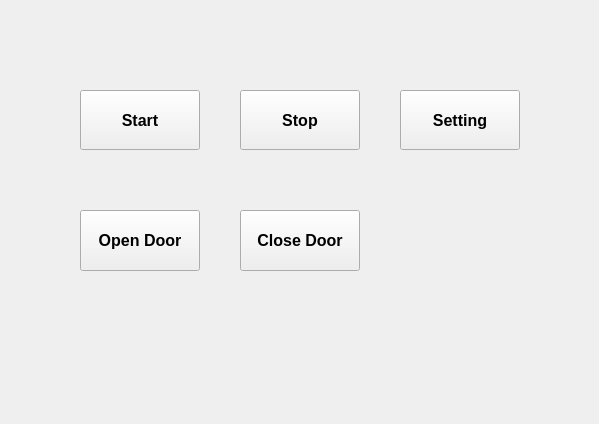
<?xml version="1.0" encoding="UTF-8"?>
<ui version="4.0">
 <class>NumericalControlClass</class>
 <widget class="QMainWindow" name="NumericalControlClass">
  <property name="geometry">
   <rect>
    <x>0</x>
    <y>0</y>
    <width>599</width>
    <height>424</height>
   </rect>
  </property>
  <property name="font">
   <font>
    <family>Arial</family>
    <pointsize>12</pointsize>
    <weight>75</weight>
    <bold>true</bold>
   </font>
  </property>
  <property name="windowTitle">
   <string>NumericalControl</string>
  </property>
  <widget class="QWidget" name="centralWidget">
   <widget class="QPushButton" name="btnStart">
    <property name="geometry">
     <rect>
      <x>80</x>
      <y>90</y>
      <width>120</width>
      <height>60</height>
     </rect>
    </property>
    <property name="sizePolicy">
     <sizepolicy hsizetype="Fixed" vsizetype="Fixed">
      <horstretch>0</horstretch>
      <verstretch>0</verstretch>
     </sizepolicy>
    </property>
    <property name="minimumSize">
     <size>
      <width>100</width>
      <height>60</height>
     </size>
    </property>
    <property name="font">
     <font>
      <family>Arial</family>
      <pointsize>12</pointsize>
      <weight>75</weight>
      <bold>true</bold>
     </font>
    </property>
    <property name="text">
     <string>Start</string>
    </property>
    <property name="autoDefault">
     <bool>false</bool>
    </property>
   </widget>
   <widget class="QPushButton" name="btnStop">
    <property name="geometry">
     <rect>
      <x>240</x>
      <y>90</y>
      <width>120</width>
      <height>60</height>
     </rect>
    </property>
    <property name="sizePolicy">
     <sizepolicy hsizetype="Fixed" vsizetype="Fixed">
      <horstretch>0</horstretch>
      <verstretch>0</verstretch>
     </sizepolicy>
    </property>
    <property name="minimumSize">
     <size>
      <width>100</width>
      <height>60</height>
     </size>
    </property>
    <property name="font">
     <font>
      <family>Arial</family>
      <pointsize>12</pointsize>
      <weight>75</weight>
      <bold>true</bold>
     </font>
    </property>
    <property name="text">
     <string>Stop</string>
    </property>
   </widget>
   <widget class="QPushButton" name="btnSetting">
    <property name="geometry">
     <rect>
      <x>400</x>
      <y>90</y>
      <width>120</width>
      <height>60</height>
     </rect>
    </property>
    <property name="sizePolicy">
     <sizepolicy hsizetype="Fixed" vsizetype="Fixed">
      <horstretch>0</horstretch>
      <verstretch>0</verstretch>
     </sizepolicy>
    </property>
    <property name="minimumSize">
     <size>
      <width>100</width>
      <height>60</height>
     </size>
    </property>
    <property name="font">
     <font>
      <family>Arial</family>
      <pointsize>12</pointsize>
      <weight>75</weight>
      <bold>true</bold>
     </font>
    </property>
    <property name="text">
     <string>Setting</string>
    </property>
   </widget>
   <widget class="QPushButton" name="btnOpenDoor">
    <property name="geometry">
     <rect>
      <x>80</x>
      <y>210</y>
      <width>120</width>
      <height>61</height>
     </rect>
    </property>
    <property name="text">
     <string>Open Door</string>
    </property>
   </widget>
   <widget class="QPushButton" name="btnOpenDoor_2">
    <property name="geometry">
     <rect>
      <x>240</x>
      <y>210</y>
      <width>120</width>
      <height>61</height>
     </rect>
    </property>
    <property name="text">
     <string>Close Door</string>
    </property>
   </widget>
  </widget>
 </widget>
 <layoutdefault spacing="6" margin="11"/>
 <resources>
  <include location="numericalcontrol.qrc"/>
 </resources>
 <connections>
  <connection>
   <sender>btnStart</sender>
   <signal>clicked()</signal>
   <receiver>NumericalControlClass</receiver>
   <slot>OnButtonStartClick()</slot>
   <hints>
    <hint type="sourcelabel">
     <x>133</x>
     <y>170</y>
    </hint>
    <hint type="destinationlabel">
     <x>130</x>
     <y>107</y>
    </hint>
   </hints>
  </connection>
  <connection>
   <sender>btnStop</sender>
   <signal>clicked()</signal>
   <receiver>NumericalControlClass</receiver>
   <slot>OnButtonStopClick()</slot>
   <hints>
    <hint type="sourcelabel">
     <x>272</x>
     <y>172</y>
    </hint>
    <hint type="destinationlabel">
     <x>271</x>
     <y>89</y>
    </hint>
   </hints>
  </connection>
  <connection>
   <sender>btnSetting</sender>
   <signal>clicked()</signal>
   <receiver>NumericalControlClass</receiver>
   <slot>OnButtonSettingClick()</slot>
   <hints>
    <hint type="sourcelabel">
     <x>384</x>
     <y>171</y>
    </hint>
    <hint type="destinationlabel">
     <x>422</x>
     <y>92</y>
    </hint>
   </hints>
  </connection>
  <connection>
   <sender>btnOpenDoor</sender>
   <signal>clicked()</signal>
   <receiver>NumericalControlClass</receiver>
   <slot>OnButtonOpenDoorClick()</slot>
   <hints>
    <hint type="sourcelabel">
     <x>151</x>
     <y>259</y>
    </hint>
    <hint type="destinationlabel">
     <x>148</x>
     <y>330</y>
    </hint>
   </hints>
  </connection>
  <connection>
   <sender>btnOpenDoor_2</sender>
   <signal>clicked()</signal>
   <receiver>NumericalControlClass</receiver>
   <slot>OnButtonCloseDoorClick()</slot>
   <hints>
    <hint type="sourcelabel">
     <x>331</x>
     <y>259</y>
    </hint>
    <hint type="destinationlabel">
     <x>356</x>
     <y>323</y>
    </hint>
   </hints>
  </connection>
 </connections>
 <slots>
  <slot>OnButtonStartClick()</slot>
  <slot>OnButtonStopClick()</slot>
  <slot>OnButtonSettingClick()</slot>
  <slot>OnButtonOpenDoorClick()</slot>
  <slot>OnButtonCloseDoorClick()</slot>
 </slots>
</ui>
